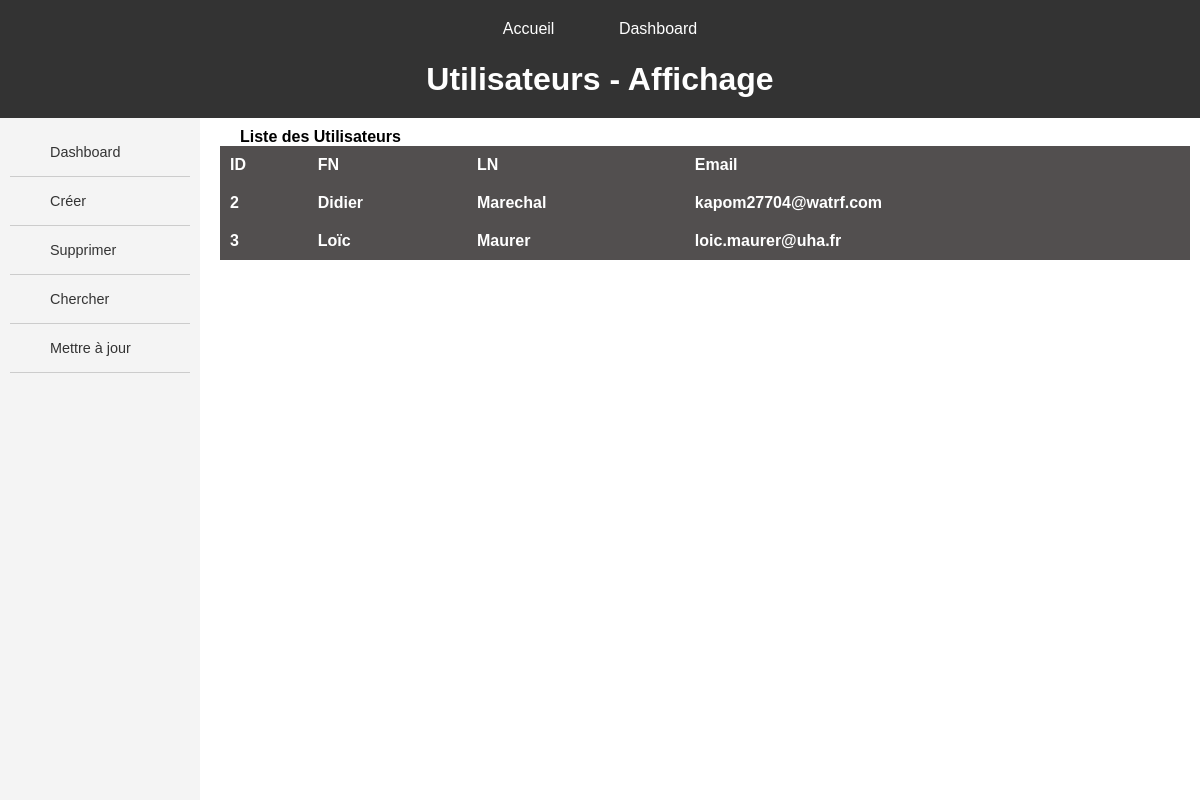
/users/, run on an earlier commit of the app's database.
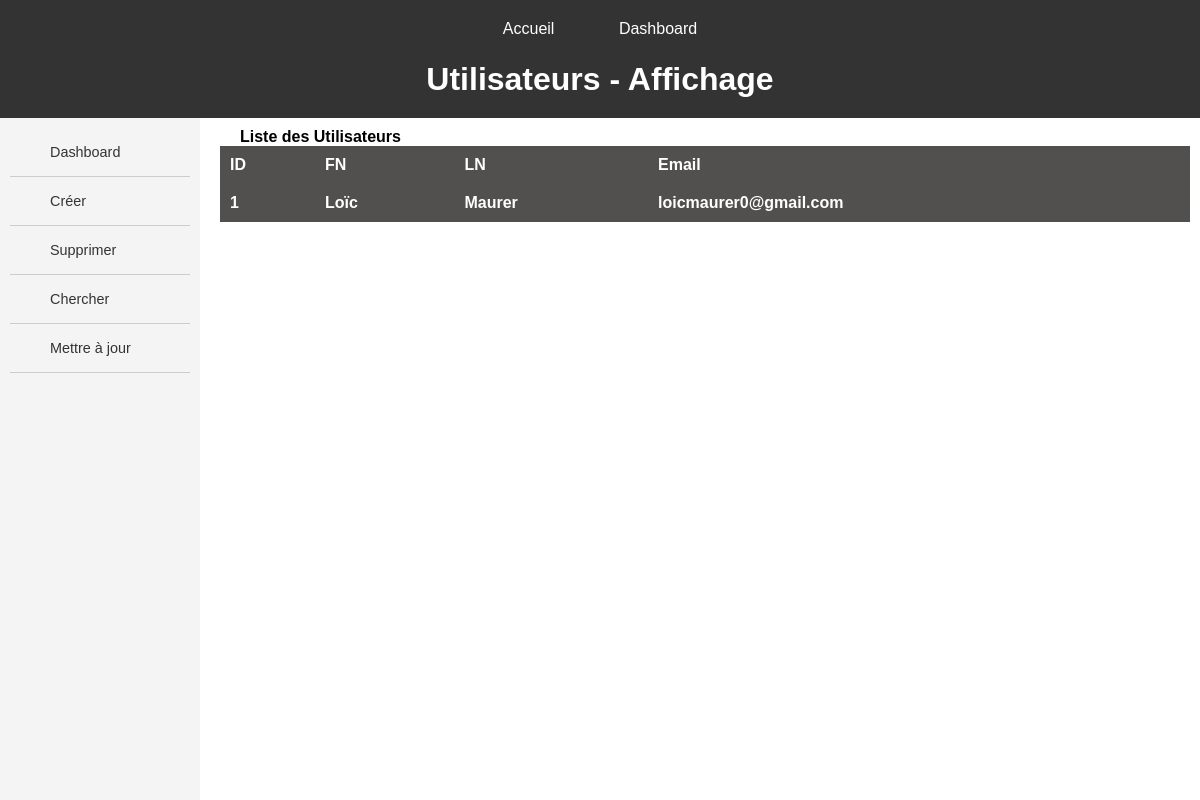
And on a later commit of the database.
### servops/models.py (models this page shows, shortened)
class ServUser(models.Model):
    first_name = models.CharField(max_length=100)
    last_name = models.CharField(max_length=100)
    email = models.EmailField(unique=True)

### servops/views.py (the view)
# urls.py: path('users/', views.users, name='users_crud'),
def users(request):
    users = ServUser.objects.all()
    return render(request, 'servops/CRUD/CRUD_utilisateurs/home.html', {'users': users})

### servops/templates/servops/CRUD/CRUD_utilisateurs/home.html (shortened to what this page needs)
{% extends "servops/MAIN/main_dashboard.html" %}
{% load static %}
{% block header %}Utilisateurs -  Affichage {% endblock %}
{% block sidebar %}
<ul>
    <li><a href="{% url 'dashboard' %}" class="button">Dashboard</a></li>
    <li><a href="{% url 'create_users' %}" class="button">Créer</a></li>
    <li><a href="{% url 'delete_users' %}" class="button">Supprimer</a></li>
    <li><a href="{% url 'read_users'%}" class="button">Chercher</a></li>
    <li><a href="{% url 'update_users'%}" class="button">Mettre à jour</a></li>
</ul>
{% endblock sidebar %}
{% block content %}
<h2> Liste des Utilisateurs </h2>
<table class="table-user">
    <tr> <th>ID</th> <th>FN</th> <th>LN</th> <th>Email</th> </tr>
{% for user in users %}
    <tr> <th>{{user.id}}</th> <th>{{user.first_name}}</th> <th>{{user.last_name}}</th> <th>{{user.email}}</th>
    {% empty %}
    <li>Aucun utilisateur trouvé.</li>
{% endfor %}
</table>
{% endblock content %}

What changed in the data, as far as the page shows it:
removed ServUser: id "2", first_name "Didier", last_name "Marechal", email "kapom27704@watrf.com"
removed ServUser: id "3", first_name "Loïc", last_name "Maurer", email "loic.maurer@uha.fr"
added ServUser: id "1", first_name "Loïc", last_name "Maurer", email "loicmaurer0@gmail.com"
